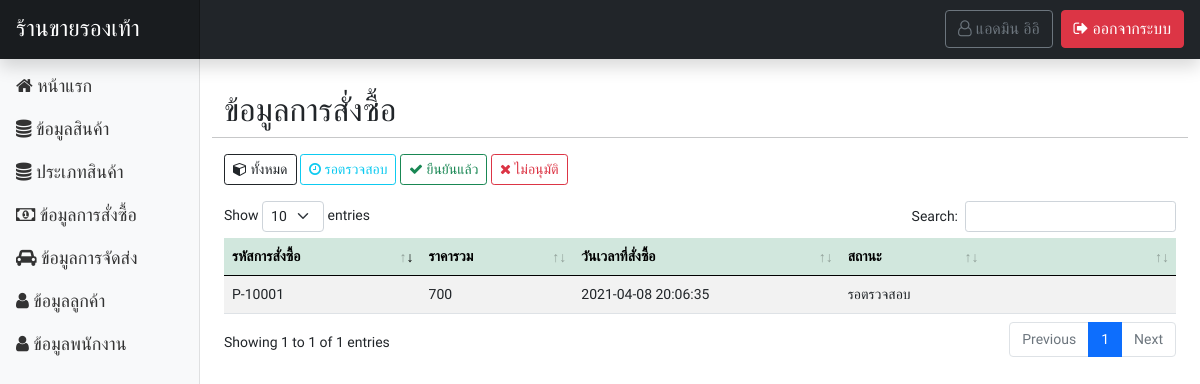
Page /page-admin/order_show.php (signed in) on the earlier database version.
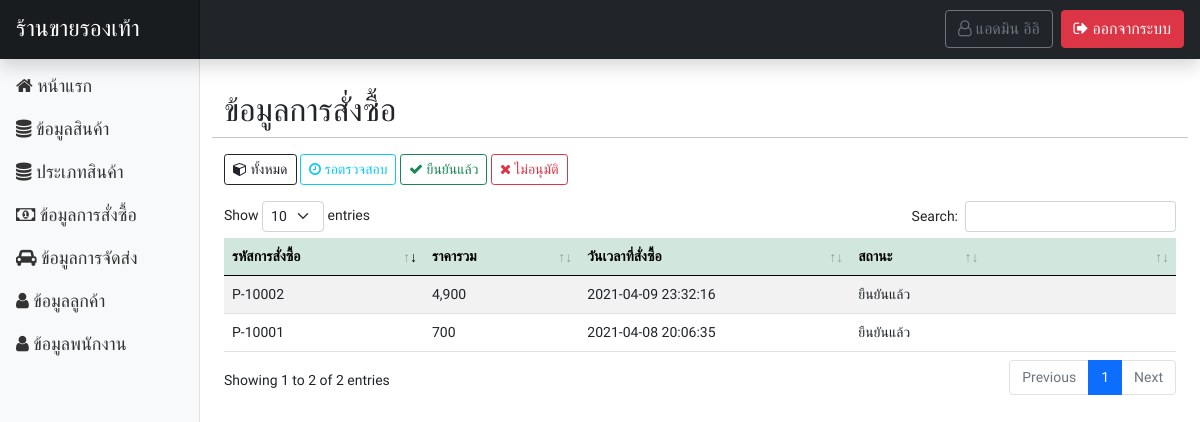
Same page on the later database version.
### tables this page shows
CREATE TABLE `tbl_payment` (
  `pm_id` int(50) NOT NULL,
  `pm_code` varchar(255) NOT NULL,
  `pm_img` varchar(255) NOT NULL,
  `pm_total` varchar(255) NOT NULL,
  `pm_u_id` int(50) NOT NULL,
  `pm_channel` varchar(255) NOT NULL,
  `pm_date` varchar(255) NOT NULL,
  `pm_address` text NOT NULL,
  `pm_status` varchar(255) NOT NULL
);

### functions.php (called while the page is built, shortened)
<?php
class ConnectDB
{
    protected $db;
    function __construct()
    {
        $DB_HOST = "localhost";
        $DB_USER = "root";
        $DB_PASS = "";
        $DB_NAME = "stoe_store";
        $con = new mysqli($DB_HOST, $DB_USER, $DB_PASS, $DB_NAME);
        $con->set_charset("utf8");
        $this->db = $con;
    }
    function query($data)
    {
        $result = $this->db->query($data);
        if ($result == true) {
            return $result;
        } else {
            echo "Error to query.!!";
        }
    }
}
class User extends ConnectDB
{
    function userGetById($id)
    {
        $result = $this->db->query("SELECT * FROM tbl_user WHERE u_id = '$id' ");
        $row = $result->fetch_all(MYSQLI_ASSOC);
        return $row;
    }
}

### page-admin/order_show.php (the view, shortened to what this page needs)
<?php include('header.php'); ?>
</head>
<?php
$obj = new ConnectDB();
$objModal = new ConnectDB();
if (isset($_GET['display'])) {
    switch ($_GET['display']) {
        case 'success':
            $result = $obj->query("SELECT * FROM tbl_payment as pm INNER JOIN tbl_user as u ON pm.pm_u_id = u.u_id WHERE pm.pm_status = 'ยืนยันแล้ว' ");
            break;
        case 'delete':
            $result = $obj->query("SELECT * FROM tbl_payment as pm INNER JOIN tbl_user as u ON pm.pm_u_id = u.u_id WHERE pm.pm_status = 'ไม่อนุมัติ' ");
            break;
        case 'wait':
            $result = $obj->query("SELECT * FROM tbl_payment as pm INNER JOIN tbl_user as u ON pm.pm_u_id = u.u_id WHERE pm.pm_status = 'รอตรวจสอบ' ");
            break;
    }
} else {
    $result = $obj->query("SELECT * FROM tbl_payment as pm INNER JOIN tbl_user as u ON pm.pm_u_id = u.u_id");
}
?>
<body>
    <?php include('navbar.php'); ?>
    <div class="container-fluid">
        <div class="row my-4">
            <?php include('sidebar.php'); ?>
            <main class="col-md-9 ms-sm-auto col-lg-10 px-md-4">
                <div class="row mt-2">
                    <h2>ข้อมูลการสั่งซื้อ</h2>
                    <hr>
                    <div class="row mb-3">
                        <div class="col-md-12">
                            <a href="order_show.php" class="btn btn-sm btn-outline-dark"><i class="fa fa-cube" aria-hidden="true"></i> ทั้งหมด</a>
                            <a href="?display=wait" class="btn btn-sm btn-outline-info"><i class="fa fa-clock-o" aria-hidden="true"></i> รอตรวจสอบ</a>
                            <a href="?display=success" class="btn btn-sm btn-outline-success"><i class="fa fa-check" aria-hidden="true"></i> ยืนยันแล้ว</a>
                            <a href="?display=delete" class="btn btn-sm btn-outline-danger"><i class="fa fa-times" aria-hidden="true"></i> ไม่อนุมัติ</a>
                        </div>
                    </div>
                    <table id="dtb" class="table table-striped table-hover" style="width:100%">
                        <thead>
                            <tr class="table-success">
                                <th>รหัสการสั่งซื้อ</th>
                                <th>ราคารวม</th>
                                <th>วันเวลาที่สั่งซื้อ</th>
                                <th>สถานะ</th>
                                <th></th>
                            </tr>
                        </thead>
                        <tbody>
                            <?php while ($row = $result->fetch_array()) { ?>
                                <tr>
                                    <td><?= $row['pm_code']; ?></td>
                                    <td><?= number_format($row['pm_total']); ?></td>
                                    <td><?= $row['pm_date']; ?></td>
                                    <td><?= $row['pm_status']; ?></td>
                                    <td width="20%">
                                    </td>
                                </tr>
                                                            <?php
                                                            $resultModal = $objModal->query("SELECT * FROM tbl_payment_list as pl INNER JOIN tbl_cargo as cg ON pl.pl_cg_id=cg.cg_id WHERE  pl.pl_pm_code = '" . $row['pm_code'] . "' ");
                                                            ?>
                            <?php } ?>
                        </tbody>
                    </table>
                </div>
            </main>
        </div>
    </div>
    <?php include('call_datatable.php'); ?>
</body>
</html>

Differences in the rows shown:
changed tbl_payment (number 1 of 2 on the later page): pm_status "รอตรวจสอบ" → "ยืนยันแล้ว"
added tbl_payment: pm_code "P-10002", pm_total "4,900", pm_date "2021-04-09 23:32:16", pm_status "ยืนยันแล้ว"
Other differences:
text written by a page script: "Show entries Search: Showing 1 to 1 of 1 entries Previous 1 Next" → "Show entries Search: Showing 1 to 2 of 2 entries Previous 1 Next"
